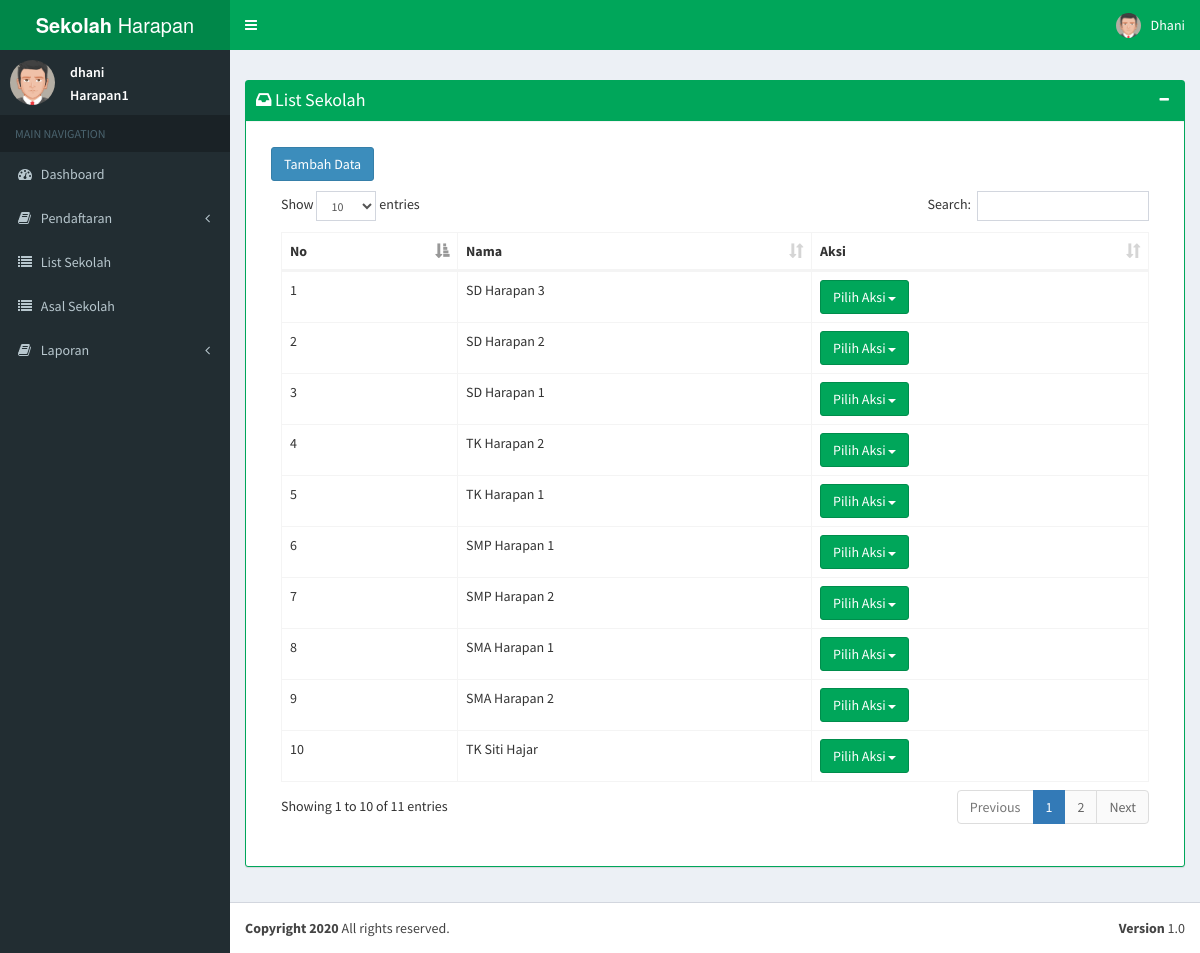
/admin/harapan1/home.php?page=asal_sekolah/sekolah.php (signed in), run on the app's committed database.
### tables this page shows
CREATE TABLE IF NOT EXISTS `asal_sekolah` (
  `id_asal` int(10) NOT NULL AUTO_INCREMENT,
  `nama_asal` varchar(100) NOT NULL,
  PRIMARY KEY (`id_asal`)
);

### admin/harapan1/include/asal_sekolah/sekolah.php (the view, shortened to what this page needs)
<div class="row">
  <div class="col-md-12">
    <div class="box box-success box-solid">
      <div class="box-header with-border">
        <h3 class="box-title">
          <i class="fa fa-inbox"></i> List Sekolah
        </h3>
        <div class="box-tools pull-right">
          <button class="btn btn-box-tool" data-widget="collapse"><i class="fa fa-minus"></i></button>
        </div>
      </div>
      <div class="box-body">
        <section class="content">
          <div class="row">
            <div class="col-md-12">
                <a href="?page=sekolah/form.php">
                  <button type="submit" class="btn btn-primary tambah">Tambah Data</button>
                </a>
              <div class="box-body">
                <table id="example1" class="table table-bordered table-hover">
                  <thead>
                    <tr>
                      <th>No</th>
                      <th>Nama</th>
                      <th>Aksi</th>
                    </tr>
                  </thead>
                  <tbody>
                    <?php
                      include 'include/config.php';
                      $query = mysqli_query($db, "SELECT * FROM asal_sekolah");
                      $no = 1;
                      while ($ambil = mysqli_fetch_array($query)) {
                        $tingpen = $ambil['nama_asal'];
                    ?>
                    <tr>
                      <td><?php echo $no++; ?></td>
                      <td><?php echo $tingpen; ?></td>
                      <td>
                        <div class="dropdown">
                          <button id="dLabel" class="btn btn-success" type="button" data-toggle="dropdown" aria-haspopup="true" aria-expanded="false">
                            Pilih Aksi
                            <span class="caret"></span>
                          </button>
                        </div>
                      </td>
                    </tr>
                    <?php
                      }
                    ?>
                  </tbody>
                </table>
              </div>
            </div>
          </div>
        </section>
      </div>
    </div>
  </div>
</div>

### data on the page
asal_sekolah: nama_asal "SD Harapan 3"
asal_sekolah: nama_asal "SD Harapan 2"
asal_sekolah: nama_asal "SD Harapan 1"
asal_sekolah: nama_asal "TK Harapan 2"
asal_sekolah: nama_asal "TK Harapan 1"
asal_sekolah: nama_asal "SMP Harapan 1"
asal_sekolah: nama_asal "SMP Harapan 2"
asal_sekolah: nama_asal "SMA Harapan 1"
asal_sekolah: nama_asal "SMA Harapan 2"
asal_sekolah: nama_asal "TK Siti Hajar"

### other printed values
$username "Dhani"
$username "dhani"
$status_user "Harapan1"
